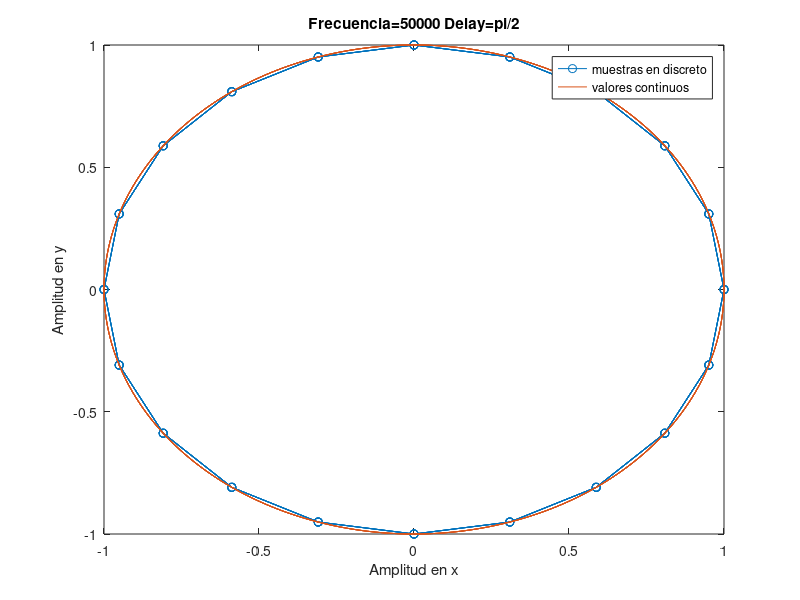
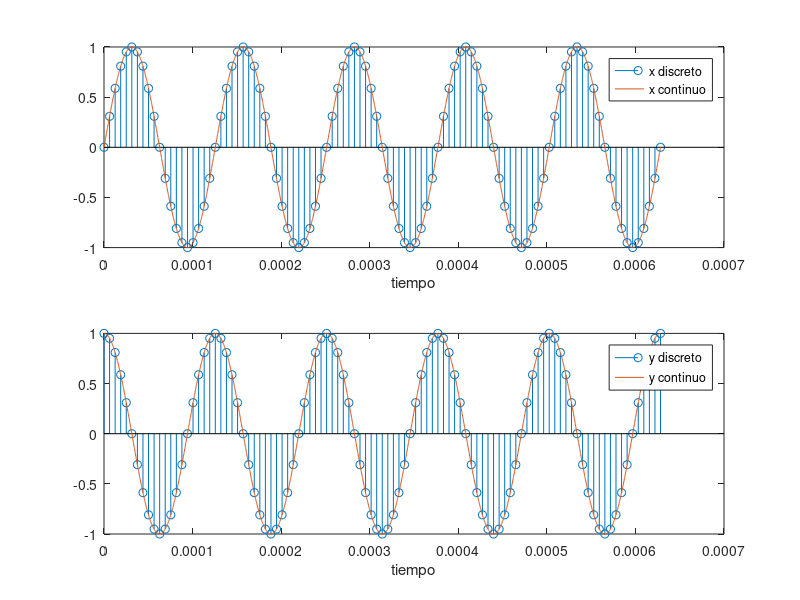

The MATLAB source for these figures, in order:
clear all
close all
clc

%Frecuencia de muestreo:
f_max =   50e3;


%Parametro de simulación
nciclos         = 5;                %Cantidad de ciclos simulados
simulation_time = nciclos*2*pi/f_max; %Tiempo de simulacion


%Factor de sobremuestreo discreto
npoints_discreto = 20;
f_s_discreto = npoints_discreto * f_max;
t_s_discreto = 1/f_s_discreto;

%Factor de sobremuestreo continuo
npoints_continuo = 500;
f_s_continua = npoints_continuo * f_max;
t_s_continua= 1/f_s_continua;

%Señal discreta muestreada con factor de sobremuestreo npoints_discreto
t_line_discreto = (0:2*pi*t_s_discreto:simulation_time);

%Señal discreta muestreada con factor de sobremuestreo npoints_continua
t_line_continua = (0:2*pi*t_s_continua:simulation_time);


%Señal continua con delay pi/2
B = 1; 
A = B;
delay = pi/2; 

x_continuo = A * sin(f_max*t_line_continua);
y_continuo = B * sin(f_max*t_line_continua+delay);

%Señal discreta con delay pi/2
B = 1; 
A = B;
delay = pi/2; 

x_discreto = A * sin(f_max*t_line_discreto);
y_discreto = B * sin(f_max*t_line_discreto + delay);  

%Representación de figuras de Lissajous con delay pi/2

figure
plot(x_discreto,y_discreto,'-o')
hold all
plot(x_continuo,y_continuo,'-')
axis([-1 1 -1 1]), 
title(sprintf('Frecuencia=%d Delay=pi/2',f_max))
xlabel('Amplitud en x');
ylabel('Amplitud en y');
legend('muestras en discreto','valores continuos')

%Comparación entre señal ideal y señal muestreada en funcion del tiempo

figure
subplot(211)
stem(t_line_discreto,x_discreto)
hold all
plot(t_line_continua,x_continuo,'-')
xlabel('tiempo')
legend('x discreto','x continuo')
subplot(212)
stem(t_line_discreto,y_discreto)
hold all
plot(t_line_continua,y_continuo,'-')
xlabel('tiempo')
legend('y discreto','y continuo')

